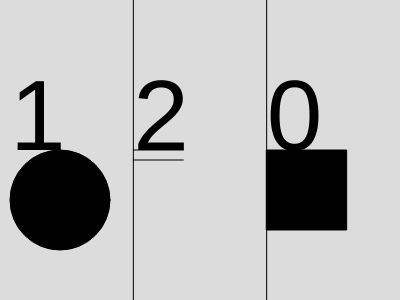
Frame 1 (no input)
Frame 60 (no input): identical to frame 1, image omitted
Frame 120 (the mouse pressed at the canvas centre since frame 60): identical to frame 1, image omitted

The p5.js sketch that drew this single still picture (run headless with seeded random() and noise() and a simulated clock; from frame 60 on, the mouse is pressed at the canvas centre):

// p5.js sketch
// ── sketch.js
let s1 = 0;
let s2 = 0;
let s3 = 0;
let m = false;
let w ;
let h ;

function setup() {
  createCanvas(400, 300);
  
  w = width / 3;
  h = height / 2;

  // no repeats! DANGER of infinite loop
  // Save before using while-loop
  while (s1 == s2 || s2 == s3 || s1 == s3) {
    s1 = random([0,1,2])
    s2 = random([0,1,2])
    s3 = random([0,1,2])
  }
}

function draw() {
  background(220);
  let w = width / 3;
  let h = height / 2;
  // console.log('w',w)
  textSize(100)
  fill(0)
  draw_slot1();

  draw_slot2();
  
  draw_slot3();
  
  line(w,0,w,height)
  line(w+w,0,w+w,height)
  
  if (m) {
    // console.log('Match!');
    textSize(100);
    fill('red')
    text('Match!', 10, 100);
  }
}

function draw_slot1() {
  text(s1, 10, h);
  if (s1 == 0) {
    rect(10, h, 80)
  }
  else if (s1 == 1) {
    circle(10+50, h+50, 100)
  }
  else {
    line(10,h,50,h)
    line(10,h+10,50,h+10)
  }
}

function draw_slot2() {
  text(s2, w, h);
  if (s2 == 0) {
    rect(w, h, 80)
  }
  else if (s2 == 1) {
    circle(w+50, h+50, 100)
  }
  else {
    line(w,h,w+50,h)
    line(w,h+10,w+50,h+10)
  }
}

function draw_slot3() {
  text(s3, w*2, h);
  if (s3 == 0) {
    rect(w*2, h, 80)
  }
  else if (s3 == 1) {
    circle(w*2+50, h+50, 100)
  }
  else {
    line(w*2,h,w*2+50,h)
    line(w*2,h+10,w*2+50,h+10)
  }
}

function mouseClicked() {
  let w = width / 3;
  if (mouseX < w) {
    s1 = (s1 + 1) % 3
  }
  else if (mouseX < w+w) {
    s2 = (s2 + 1) % 3
  }
  else  {
    s3 = (s3 + 1) % 3
  }
  if (s1 == s2 && s2 == s3) {
    m = true;
    console.log('Match!');
  }
  else {
    m = false;
  }
}
